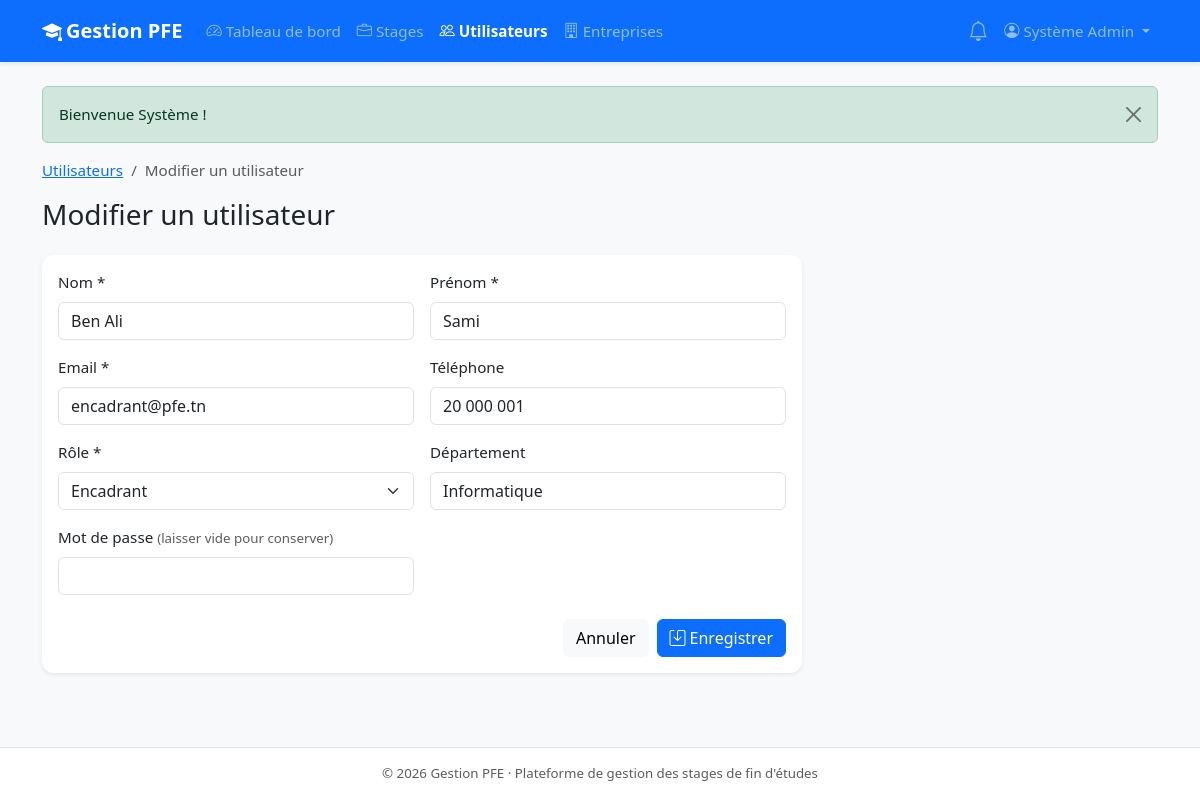
Screenshot of /admin/user_form.php?id=2 (signed in) with the database file from the repository.
### tables this page shows
CREATE TABLE utilisateurs (
    id            INT UNSIGNED AUTO_INCREMENT PRIMARY KEY,
    nom           VARCHAR(100) NOT NULL,
    prenom        VARCHAR(100) NOT NULL,
    email         VARCHAR(150) NOT NULL UNIQUE,
    mot_de_passe  VARCHAR(255) NOT NULL,
    role          ENUM('etudiant','encadrant','admin') NOT NULL DEFAULT 'etudiant',
    telephone     VARCHAR(30)  NULL,
    filiere       VARCHAR(100) NULL,       
    departement   VARCHAR(100) NULL,       
    actif         TINYINT(1)   NOT NULL DEFAULT 1,
    created_at    DATETIME     NOT NULL DEFAULT CURRENT_TIMESTAMP
);

### includes/functions.php (called while the page is built, shortened)
<?php
function e($value): string
{
    return htmlspecialchars((string) ($value ?? ''), ENT_QUOTES, 'UTF-8');
}
function url(string $path = ''): string
{
    return BASE_URL . '/' . ltrim($path, '/');
}
function role_label(string $role): string
{
    return ['etudiant' => 'Étudiant', 'encadrant' => 'Encadrant', 'admin' => 'Administrateur'][$role] ?? $role;
}

### admin/user_form.php (the view, shortened to what this page needs)
<?php
require_once __DIR__ . '/../includes/functions.php';
$pdo = db();
$id = (int) ($_GET['id'] ?? 0);
$account = null;
if ($id) {
    $stmt = $pdo->prepare('SELECT * FROM utilisateurs WHERE id = ?');
    $stmt->execute([$id]);
    $account = $stmt->fetch();
}
$data = [
    'nom'         => $account['nom'] ?? '',
    'prenom'      => $account['prenom'] ?? '',
    'email'       => $account['email'] ?? '',
    'role'        => $account['role'] ?? ($_GET['role'] ?? 'encadrant'),
    'telephone'   => $account['telephone'] ?? '',
    'filiere'     => $account['filiere'] ?? '',
    'departement' => $account['departement'] ?? '',
];
$pageTitle = $account ? 'Modifier un utilisateur' : 'Nouvel utilisateur';
require __DIR__ . '/../includes/header.php';
?>
<nav aria-label="breadcrumb">
    <ol class="breadcrumb small">
        <li class="breadcrumb-item"><a href="<?= url('admin/users.php') ?>">Utilisateurs</a></li>
        <li class="breadcrumb-item active"><?= e($pageTitle) ?></li>
    </ol>
</nav>
<h1 class="h3 mb-4"><?= e($pageTitle) ?></h1>
<div class="card shadow-sm border-0" style="max-width:760px">
    <div class="card-body">
        <form method="post" novalidate>
            <div class="row g-3">
                <div class="col-md-6">
                    <label class="form-label">Nom *</label>
                    <input type="text" name="nom" class="form-control" value="<?= e($data['nom']) ?>" required>
                </div>
                <div class="col-md-6">
                    <label class="form-label">Prénom *</label>
                    <input type="text" name="prenom" class="form-control" value="<?= e($data['prenom']) ?>" required>
                </div>
                <div class="col-md-6">
                    <label class="form-label">Email *</label>
                    <input type="email" name="email" class="form-control" value="<?= e($data['email']) ?>" required>
                </div>
                <div class="col-md-6">
                    <label class="form-label">Téléphone</label>
                    <input type="text" name="telephone" class="form-control" value="<?= e($data['telephone']) ?>">
                </div>
                <div class="col-md-6">
                    <label class="form-label">Rôle *</label>
                    <select name="role" class="form-select" id="roleSelect">
                        <?php foreach (['etudiant', 'encadrant', 'admin'] as $r): ?>
                            <option value="<?= $r ?>" <?= $data['role'] === $r ? 'selected' : '' ?>><?= e(role_label($r)) ?></option>
                        <?php endforeach; ?>
                    </select>
                </div>
                <div class="col-md-6" data-role-field="encadrant admin">
                    <label class="form-label">Département</label>
                    <input type="text" name="departement" class="form-control" value="<?= e($data['departement']) ?>">
                </div>
                <div class="col-md-6">
                    <label class="form-label">Mot de passe <?= $account ? '<small class="text-muted">(laisser vide pour conserver)</small>' : '*' ?></label>
                    <input type="password" name="password" class="form-control" minlength="8" <?= $account ? '' : 'required' ?>>
                </div>
            </div>
            <div class="mt-4 d-flex gap-2 justify-content-end">
                <a href="<?= url('admin/users.php') ?>" class="btn btn-light">Annuler</a>
                <button class="btn btn-primary"><i class="bi bi-save me-1"></i>Enregistrer</button>
            </div>
        </form>
    </div>
</div>
<?php require __DIR__ . '/../includes/footer.php'; ?>

### assets/css/style.css (style rules this page uses)
body { font-size: .95rem; }
.card { border-radius: .75rem; }

### rows the page displays
utilisateurs: nom "Ben Ali", prenom "Sami", email "encadrant@pfe.tn", telephone "20 000 001", departement "Informatique"

### other values shown
APP_NAME "Gestion PFE"
$label "Tableau de bord"
$label "Stages"
$label "Utilisateurs"
$label "Entreprises"
$user['prenom'] . ' ' . $user['nom'] "Système Admin"
$f['message'] "Bienvenue Système !"
$pageTitle "Modifier un utilisateur"
form field role "Encadrant"
